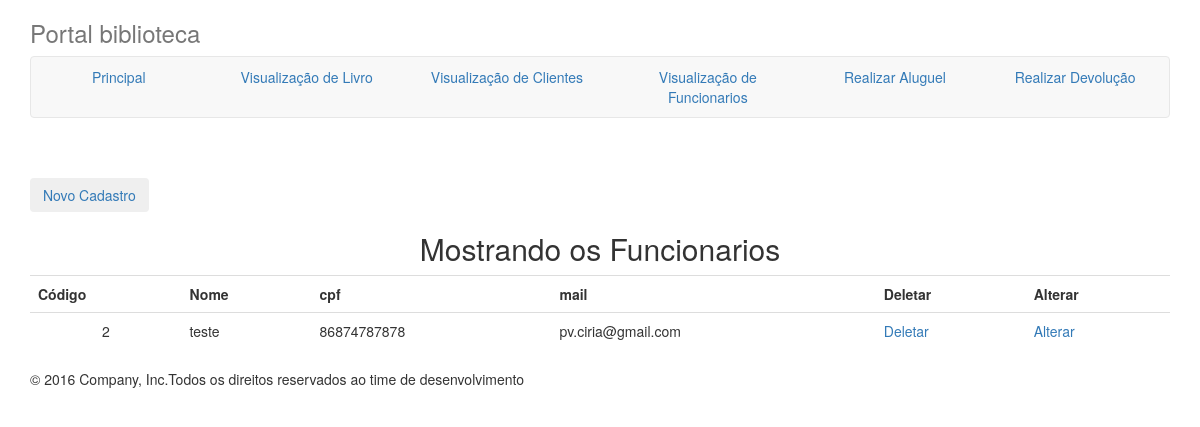
/visualizacao/visualizacaoFuncionario.php, run on the app's committed database.
### tables this page shows
CREATE TABLE IF NOT EXISTS `employee` (
  `name` varchar(100) NOT NULL,
  `phone` varchar(100) NOT NULL,
  `mail` varchar(100) NOT NULL,
  `cpf` varchar(100) NOT NULL,
  `address` varchar(100) NOT NULL,
  `id` bigint(20) unsigned NOT NULL AUTO_INCREMENT,
  UNIQUE KEY `id` (`id`)
);

### visualizacao/visualizacaoFuncionario.php (the view, shortened to what this page needs)
<!doctype html>
<html>
<head>
<link rel="stylesheet" href="../css/bootstrap.css">
</head>
<body>
<div class="container">
      <div class="masthead">
        <h3 class="text-muted">Portal biblioteca</h3>
        <nav class="navbar navbar-default">
          <ul class="nav nav-justified">
         <li class="active"><a href="../index.php">Principal</a></li>
            <li><a href="visualizacaoLivro.php">Visualização de Livro</a></li>
            <li><a href="visualizacaoCliente.php">Visualização de Clientes</a></li>
            <li><a href="visualizacaoFuncionario.php">Visualização de Funcionarios</a></li>
            <li><a href="../cadastro/aluguel.php">Realizar Aluguel</a></li>
			<li><a href="../cadastro/devolucao.php">Realizar Devolução</a></li>
          </ul>
        </nav>
      </div>
      <div>
	   <br><br>
	  <a href="../cadastro/cadastroFuncionario.php"><button type="button"  class="btn">Novo Cadastro</button></a>
	  <?php
		$resultado=mysql_query("Select * from employee order by id") or die ("Não é possível consultar funcionarios.");
		print("<center><h2>Mostrando os Funcionarios</h2>");
		print("<table class='display table' width='90%'>");
		print("<tr><td><b>Código</td>");
		print("<td><b>Nome</td>");
		print("<td><b>cpf</td>");
		print("<td><b>mail</td>");
		print("<td><b>Deletar</td><td><b>Alterar</td></tr>");
			while ($linha=mysql_fetch_array($resultado))
{
   $id=$linha["id"];
   $name=$linha["name"];
   $cpf=$linha["cpf"];
   $mail=$linha["mail"];
   print("<tr><td align='center'>$id</td>");
   print("<td>$name</td>");
   print("<td>$cpf</td>");
   print("<td>$mail</td>");
    print("<td><a href='../trafegoDados/deletaFuncionario.php?cod=$id '>Deletar</a></td>");
	print("<td><a href='../trafegoDados/alteraFuncionario.php?cod=$id '>Alterar</a></td></tr>");   }
   print("</table></center>");
?>
	  </div>
      <footer class="footer">
        <p>&copy; 2016 Company, Inc.Todos os direitos reservados ao time de desenvolvimento</p>
      </footer>
    </div>
</body>
</html>

### data on the page
employee: id "2", name "teste", cpf "86874787878", mail "pv.ciria@gmail.com"
